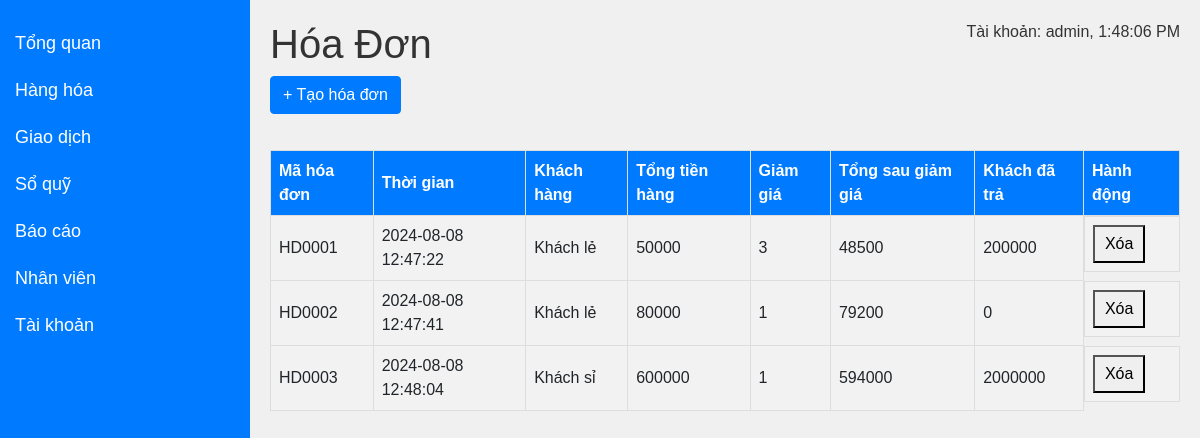
Page /transaction (signed in) on the committed database.
### db.py (models this page shows)
class Bill(db.Model):
    __tablename__ = 'bill'
    id_bill = db.Column(db.Integer, primary_key=True)
    quantity = db.Column(db.Integer, nullable=False)
    date = db.Column(db.DateTime, default=lambda: datetime.utcnow().replace(microsecond=0), nullable=False)
    type_customer = db.Column(db.String(255), nullable=True)
    totalprice = db.Column(db.Integer, nullable=True)
    discount = db.Column(db.Integer, nullable=True)
    afterdiscount = db.Column(db.Integer, nullable=True)
    customerpaid = db.Column(db.Integer, nullable=True)
    id_product = db.Column(db.Integer, nullable=False)

### app.py (the view)
@app.route("/transaction", methods=["GET"])
def admin_transaction():
    if "user_id" in session and session["usertype"] == "admin":
        user = Register.query.filter_by(id=session["user_id"]).first()
        if user:
            bills = get_bills()
            return render_template(
                "admin/transaction.html", user_name=user.user, bills=bills
            )
        else:
            return "Không tìm thấy thông tin người dùng"
    else:
        return redirect(url_for("login"))

### app.py (called while the page is built)
def get_bills():
    try:
        bills = Bill.query.with_entities(
            Bill.id_bill,
            Bill.date,
            Bill.type_customer,
            Bill.totalprice,
            Bill.discount,
            Bill.afterdiscount,
            Bill.customerpaid,
            Bill.id_product
        ).all()
    except ProgrammingError:
        bills = []
    bill_list = []
    for bill in bills:
        bill_data = {
            "id_bill": bill.id_bill,
            "code_bill": "HD{:04d}".format(bill.id_bill),
            "date": bill.date,
            "type_customer": bill.type_customer,
            "totalprice": bill.totalprice,
            "discount": bill.discount,
            "afterdiscount": bill.afterdiscount,
            "customerpaid": bill.customerpaid,
            "id_product": bill.id_product
        }
        bill_list.append(bill_data)
    return bill_list

### templates/admin/transaction.html (shortened to what this page needs)
<!DOCTYPE html>
<html lang="en">
<head>
    <link rel="stylesheet" href="https://stackpath.bootstrapcdn.com/bootstrap/4.5.2/css/bootstrap.min.css">
</head>
<body>
    <div class="sidebar">
        <a href="/overview">Tổng quan</a>
        <a href="/product">Hàng hóa</a>
        <a href="/transaction">Giao dịch</a>
        <a href="/treasury">Sổ quỹ</a>
        <a href="/report">Báo cáo</a>
        <a href="/staff">Nhân viên</a>
        <a href="/account">Tài khoản</a>
    </div>
    <div class="content">
        <h1>Hóa Đơn</h1>
        <p id="realtime-data"></p>
        <button id="addBill" class="btn btn-primary mb-3" onclick="openNewTab()">+ Tạo hóa đơn</button>
        <table>
            <thead>
                <tr>
                    <th>Mã hóa đơn</th>
                    <th>Thời gian</th>
                    <th>Khách hàng</th>
                    <th>Tổng tiền hàng</th>
                    <th>Giảm giá</th>
                    <th>Tổng sau giảm giá</th>
                    <th>Khách đã trả</th>
                    <th>Hành động</th>
                </tr>
            </thead>
            <tbody>
                {% for bill in bills %}
                <tr>
                    <td>{{ bill.code_bill }}</td>
                    <td>{{ bill.date }}</td>
                    <td>{{ bill.type_customer }}</td>
                    <td>{{ bill.totalprice }}</td>
                    <td>{{ bill.discount }}</td>
                    <td>{{ bill.afterdiscount }}</td>
                    <td>{{ bill.customerpaid }}</td>
                    <td class="action-buttons">
                        <button onclick="deleteBill('{{ bill.id_bill }}')">Xóa</button>
                    </td>
                </tr>
                {% endfor %}
            </tbody>
        </table>
    </div>
</body>
</html>

### templates/admin/transaction.html (style rules this page uses)
body { font-family: Arial, sans-serif; background-color: #f0f0f0; margin: 0; padding: 0; position: relative; }
.sidebar { height: 100%; width: 250px; position: fixed; top: 0; left: 0; background-color: #007bff; padding-top: 20px; }
.sidebar a { padding: 10px 15px; text-decoration: none; font-size: 18px; color: white; display: block; transition: background-color 0.3s ease; }
.content { margin-left: 250px; padding: 20px; }
.content h1 { color: #333; }
.content p { color: #666; }
#realtime-data { position: absolute; top: 20px; right: 20px; color: #333; }
table { width: 100%; border-collapse: collapse; margin-top: 20px; }
th, td { border: 1px solid #dddddd; text-align: left; padding: 8px; }
th { background-color: #007bff; color: white; }
td { background-color: #f2f2f2; }
.action-buttons { display: flex; justify-content: space-between; }
.action-buttons button { padding: 5px 10px; cursor: pointer; }

### rows in the picture
Bill: code_bill "HD0001", date "2024-08-08 12:47:22", type_customer "Khách lẻ", totalprice "50000", discount "3", afterdiscount "48500", customerpaid "200000"
Bill: code_bill "HD0002", date "2024-08-08 12:47:41", type_customer "Khách lẻ", totalprice "80000", discount "1", afterdiscount "79200", customerpaid "0"
Bill: code_bill "HD0003", date "2024-08-08 12:48:04", type_customer "Khách sỉ", totalprice "600000", discount "1", afterdiscount "594000", customerpaid "2000000"
